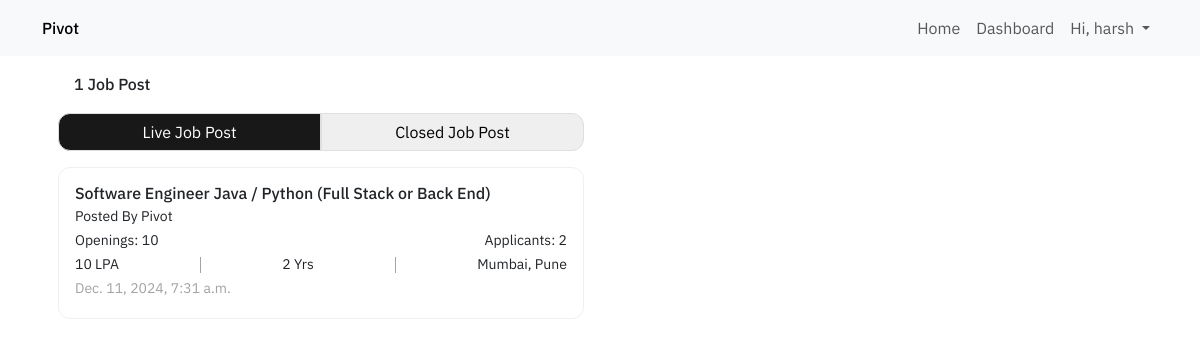
The app's page /client/dashboard/ (signed in) with its own data.
### webpages/models.py (models this page shows, shortened)
class JobPosting(models.Model):
    is_active = models.BooleanField(default=False)
    is_live_job_post = models.BooleanField(default=True)
    company = models.ForeignKey(Company, on_delete=models.CASCADE)
    job_role = models.CharField(max_length=255)
    package = models.CharField(max_length=10, null=True, blank=True, default="Not Disclosed")
    experience_required = models.IntegerField(default=0)
    location = models.CharField(max_length=255)
    number_of_openings = models.IntegerField()
    number_of_applicants = models.IntegerField()
    job_description = models.TextField()
    created_at = models.DateTimeField(auto_now_add=True)
    updated_at = models.DateTimeField(auto_now=True)
    created_by = models.ForeignKey(User, on_delete=models.CASCADE)
    def __str__(self):
        return f"{self.id} - {self.job_role} - {self.company.company_name}"

class Company(models.Model):
    class Meta:
        verbose_name = "Company"
        verbose_name_plural = "Companies"
    is_active = models.BooleanField(null=True, blank=True)
    company_name = models.CharField(max_length=255)
    company_address = models.TextField(blank=True, null=True)
    company_email = models.CharField(max_length=255, blank=True, null=True)
    company_info = models.TextField(blank=True, null=True)
    company_domain_name = models.CharField(max_length=255, blank=True, null=True)
    industry_type = models.ForeignKey(IndustryType, on_delete=models.CASCADE, blank=True, null=True)
    company_postal_code = models.CharField(max_length=255, blank=True, null=True)
    company_number_of_employees = models.IntegerField(blank=True, null=True)
    company_time_zone = models.CharField(max_length=255, blank=True, null=True)
    company_linkedin_profile = models.CharField(max_length=255, blank=True, null=True)
    company_annual_revenue = models.CharField(max_length=255, blank=True, null=True)
    company_city = models.CharField(max_length=255, blank=True, null=True)
    company_state_region = models.CharField(max_length=255, blank=True, null=True)
    company_contact_number = models.CharField(max_length=25, blank=True, null=True)
    created_at = models.DateTimeField(auto_now_add=True)
    updated_at = models.DateTimeField(auto_now=True)

### client/views.py (the view)
# urls.py: path("dashboard/", views.companyDashboard, name="client-dasboard"),
@login_required(login_url="user-login")
def companyDashboard(request):
    if not isLoggedInUserIsClient(request.user):
        return render(request, "error-page.html", {
                "errorName":"Access Denied",
                "errorDescription":"You do not have the required permissions to access this section of the dashboard. If you believe this is an error, please contact your administrator or support team for assistance."
            })
    else:
        ClientViewPermissionObj = models.ClientViewPermission.objects.filter(client=request.user.id).first()
    companyProfileObject = ClientViewPermissionObj.company_profile
    jobPostinglist = webpagesModels.JobPosting.objects.filter(company=companyProfileObject)
    print(jobPostinglist)
    for jobPostingItem in jobPostinglist:
        shortlistedCandidateList = webpagesModels.ShortlistedCandidate.objects.filter(job_posting= jobPostingItem)
        jobPostingItem.shortlistedCandidateList = shortlistedCandidateList
        jobPostingItem.number_of_candidates = len(shortlistedCandidateList)
        print(jobPostingItem.shortlistedCandidateList)
        for candidate in shortlistedCandidateList:
            candidateTimelineList = webpagesModels.ShortlistedCandidateTimeline.objects.filter(shortlisted_Candidate=candidate.id)
            candidateProjectList = webpagesModels.CandidateProject.objects.filter(candidate=candidate.id)
            candidateExperienceList = webpagesModels.CandidateExperience.objects.filter(candidate=candidate.id)
            candidateEducationList = webpagesModels.CandidateEducation.objects.filter(candidate=candidate.id)
            print(candidateTimelineList)
            print(candidateProjectList)
            print(candidateExperienceList)
            print(candidateEducationList)
            candidate.candidateTimelineList = candidateTimelineList
            candidate.candidateProjectList = candidateProjectList
            candidate.candidateExperienceList = candidateExperienceList
            candidate.candidateEducationList = candidateEducationList
    context = {
        "companyObject":companyProfileObject,
        "jobPostinglist":jobPostinglist,
        "jobPostLen":len(jobPostinglist)
    }
    return render(request, "client/dashboard.html", context)

### client/utils.py (called while the page is built)
def isLoggedInUserIsClient(LoggedInUser):
    return models.ClientViewPermission.objects.filter(client=LoggedInUser).exists()

### webpages/models.py (called while the page is built)
    def __str__(self):
        return f"{self.id} - {self.candidate.first_name} {self.candidate.last_name} - {self.company.company_name} - {self.job_posting.job_role}"

    def __str__(self):
        return f"{self.id} - {self.shortlisted_Candidate.company.company_name} - {self.shortlisted_Candidate.job_posting.job_role} - {self.comment_title} - {self.shortlisted_Candidate.candidate.first_name} {self.shortlisted_Candidate.candidate.last_name}"

    def __str__(self):
        return f"{self.project_name} by {self.candidate.email}"

    def __str__(self):
        return f"{self.education_name} - {self.university_college_name} - {self.candidate.email}"

### templates/client/dashboard.html (shortened to what this page needs)
{% load static %}
<!doctype html>
<html lang="en">
<head>
    <link rel="stylesheet" href="{% static './css/main.css' %}">
    <link rel="stylesheet" href="{% static './css/dashboard.css' %}">
    <link rel="stylesheet" href="{% static './css/company-profile.css' %}">
    <link href="https://cdn.jsdelivr.net/npm/bootstrap@5.3.3/dist/css/bootstrap.min.css" rel="stylesheet"
>
</head>
<body>
    {% include 'inc/client/client-navbar.html' %}
    <section class="company-profile-section">
        <div class="container">
            <div class="company-profile-grid">
                <div class="job-post-list-wrapper">
                    <h1 class="wrapper-title"> {{jobPostLen}} Job Post</h1>
                    <div class="job-post-filter">
                        <button class="job-post-filter-tab-btn job-post-filter-tab-is-live-job-post-btn job-post-filter-tab-btn-active">Live Job Post</button>
                        <button class="job-post-filter-tab-btn job-post-filter-tab-is-closed-job-post-btn">Closed Job Post</button>
                    </div>
                    {% for jobPost in jobPostinglist%}
                    {% if jobPost.is_active %}
                    <div class="job-post-card {%if jobPost.is_live_job_post %} job-post-card-is_live_job_post {% else %} job-post-card-is_closed_job_post {% endif %}" id="jobPost{{jobPost.id}}Candidates">
                        <h1 class="job-post-card-item job-post-card-item-title">
                            {{jobPost.job_role}}
                        </h1>
                        <p class="job-post-card-item job-post-card-item-company-name">
                            Posted By {{jobPost.company.company_name}}
                        </p>
                        <div class="job-post-card-meta-info">
                            <span class="job-post-card-meta-info-item">
                                Openings: {{jobPost.number_of_openings}}
                            </span>
                            <span class="job-post-card-meta-info-item">
                                Applicants: {{jobPost.number_of_applicants}}
                            </span>
                        </div>
                        <div class="job-post-card-meta-info">
                            <span class="job-post-card-meta-info-item">
                                {{jobPost.package}}
                            </span>
                            <span class="job-post-card-meta-info-item">
                                {{jobPost.experience_required}} Yrs
                            </span>
                            <span class="job-post-card-meta-info-item">
                                {{jobPost.location}}
                            </span>
                        </div>
                        <div class="job-post-card-meta-info">
                            <span class="job-post-card-meta-info-item">
                                <div class="job-post-card-meta-info-item-timestamp">
                                    {{jobPost.created_at}}
                                </div>
                            </span>
                        </div>
                    </div>
                    {% endif %}
                    {% endfor %}
                </div>
                <div class="shortlisted-candidate-wrapper">
                </div>
            </div>
        </div>
    </section>
</body>
</html>

### templates/inc/client/client-navbar.html (shortened to what this page needs)
<nav class="navbar navbar-expand-lg bg-body-tertiary">
    <div class="container">
        {% include 'inc/client/client-navbar-brand.html' %}
        <div class="collapse navbar-collapse" id="navbarSupportedContent">
            <ul class="navbar-nav me-auto mb-2 mb-lg-0">
                <li class="nav-item">
                    <a class="nav-link" aria-current="page" href="{% url 'client-home' %}">Home</a>
                </li>
                {% if user.is_authenticated %}
                <li class="nav-item">
                    <a class="nav-link" aria-current="page" href="{% url 'client-dasboard' %}">Dashboard</a>
                </li>
                <li class="nav-item dropdown">
                    <a class="nav-link dropdown-toggle" href="#" role="button" data-bs-toggle="dropdown"
                        aria-expanded="false">
                        Hi, {{user.username}}
                    </a>
                </li>
                {% endif %}
            </ul>
        </div>
    </div>
</nav>

### templates/inc/client/client-navbar-brand.html (shortened to what this page needs)
<a class="navbar-brand" href="{% url 'client-home' %}">
    Pivot
</a>

### ats/static/css/main.css (style rules this page uses)
:root { --ff-primary: "IBM Plex Sans", sans-serif; --primary-color: "F96E2A"; }
* { font-family: var(--ff-primary); }
.navbar-brand, .navbar-brand { text-decoration: none; font-size: 16px!important; color: black; font-family: var(--ff-primary); font-weight: 500; }
.navbar { padding: 1em 2em; }
.navbar .container { display: flex; justify-content: space-between; align-items: center; }
.nav-link { text-decoration: none; color: black; }
ul.navbar-nav.me-auto.mb-2.mb-lg-0 { margin: 0; margin-left: auto; margin-right: 0!important; }

### ats/static/css/dashboard.css (style rules this page uses)
.job-post-card-item { font-size: 14px; margin: 0%; }
.job-post-card-item-title { font-size: 16px; }
.job-post-card { padding: 1em; background: rgb(255, 255, 255); border-bottom: 1px solid rgb(240, 240, 240); }
.job-post-card-item-company-name { margin: 3px 0; }
.job-post-card-meta-info { display: flex; align-items: center; justify-content: space-between; margin: 3px 0; }
.job-post-card-meta-info-item { font-size: 14px; }
.job-post-card-meta-info-item-timestamp { font-size: 14px; color: #a3a3a3; }
.wrapper-title { margin: 1em 0 0 0; padding: 3px 1em; font-size: 16px; }

### ats/static/css/company-profile.css (style rules this page uses)
.company-profile-grid { display: grid; grid-template-columns: 1fr 1fr 1fr; }
.job-post-list-wrapper { margin: 0 1em; }
.job-post-card { border-radius: 12px; border: 1px solid #f0f0f0; margin: 6px 0; }
.shortlisted-candidate-wrapper { height: 90vh; overflow: scroll; }

### templates/client/dashboard.html (style rules this page uses)
.company-profile-grid { display: grid; grid-template-columns: 1fr 1fr; }
.job-post-filter-tab-btn { padding: 6px 12px; border: 1px solid rgb(223, 223, 223); width: 100%; }
.job-post-filter-tab-btn:nth-child(1) { border-top-left-radius: 12px; border-bottom-left-radius: 12px; }
.job-post-filter-tab-btn:nth-child(2) { border-top-right-radius: 12px; border-bottom-right-radius: 12px; }
.job-post-filter { display: flex; margin: 1em 0; }
.job-post-filter-tab-btn-active { background: #181818; color: white; }

### records on screen
JobPosting: job_role "Software Engineer Java / Python (Full Stack or Back End)", company.company_name "Pivot", number_of_openings "10", number_of_applicants "2", package "10 LPA", experience_required "2", location "Mumbai, Pune", created_at "Dec. 11, 2024, 7:31 a.m."

### other values on screen
{{ user.username }} "harsh"
{{ jobPostLen }} "1"
